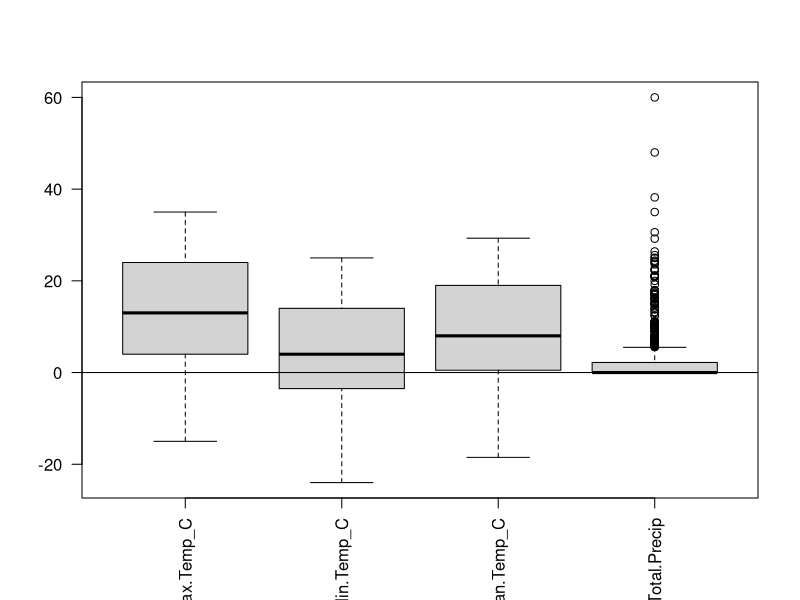

The R script that drew this image: (Note: this script raises an error after producing the figure.)
## ---- chunk 1
library(ggplot2)
library(dplyr)
library(tidyr)
library(here)
library(magrittr)
library(tidyverse)
## ---- chunk 2
options(stringsAsFactors = FALSE)
## ---- chunk 3
weather <-
  read.csv(here::here("./Meteorology/DailyData_OakvilleTwn_2018_2019.csv"),
           header=T,
           na.strings=c("","NA"))
## ---- chunk 4
weather %<>%
  dplyr::rename(.,
                "Lat" = 1,
                "Long" = 2,
                "Max.Temp_C" = 10,
                "Min.Temp_C" = 12,
                "Mean.Temp_C" = 14,
                "Total.Precip" = 24) %>%
  dplyr::select(c(1:3, 5:8, 10, 12, 14, 24 ))
## ---- chunk 5
boxplot(weather[,8:11], las=2)
lines(c(0,15), c(0,0))
## ---- chunk 6
sum(is.na(weather$Max.Temp_C)) # 1 day: 6/18/2018
sum(is.na(weather$Min.Temp_C)) # 1 day: 6/18/2018
sum(is.na(weather$Mean.Temp_C)) # 2 days: 6/18/2018 & 6/19/2018
sum(is.na(weather$Total.Precip)) # 1 day: 6/18/2018

# Since there's only 2 days without full data, remove those days from dataset
weather %<>%
  filter(is.na(weather$Mean.Temp_C) == F)

## ---- chunk 7
monthly_data <- weather %>% 
  group_by(Year, Month) %>% # group by the month column
  summarise(n=n(), 
            total_precip=sum(Total.Precip), 
            mean_temp=mean(Mean.Temp_C),
            mean_max_temp = mean(Max.Temp_C),
            mean_min_temp = mean(Min.Temp_C)) %T>%
  print(head())
## ---- chunk 8

weather %<>%
  mutate(Quarter = case_when(Year == 2018 & Month < 4 ~ 1, 
                             Year == 2018 & Month < 7 ~ 2,
                             Year == 2018 & Month < 10 ~ 3,
                             Year == 2018 & Month < 13 ~ 4,
                             Year == 2019 & Month < 4 ~ 5, 
                             Year == 2019 & Month < 7 ~ 6,
                             Year == 2019 & Month < 10 ~ 7,
                             Year == 2019 & Month < 13 ~ 8) )

quarterly_data <- weather %>% 
  group_by(Quarter) %>% # group by the quarter column
  summarise(n=n(), 
            total_precip=sum(Total.Precip), 
            mean_temp=mean(Mean.Temp_C),
            mean_max_temp = mean(Max.Temp_C),
            mean_min_temp = mean(Min.Temp_C)) %T>%
  print(head())
## ---- chunk 9
matrix(monthly_data$n, 12, byrow=TRUE, dimnames=list(paste(c(2008:2019),c(2009:2020), sep="-"), c(10:12,1:9)))
## ---- chunk 10
matrix(monthly_data$n - monthly_data$n.incomplete, 12, byrow=TRUE,
       dimnames=list(paste(c(2008:2019),c(2009:2020), sep="-"), c(10:12,1:9)))
## ---- chunk 11
Start <- paste0(c(2008:2019), "1001")
End <- paste0(c(2009:2020), "1001")

Days <- sapply(c(1:length(Start)), function(i) interval(Start[i], End[i]) %/% days(1))
## ---- chunk 12
Coverage <- data.frame(n=apply(matrix(monthly_data$n, 12, byrow=TRUE, dimnames=list(paste(c(2008:2019),c(2009:2020), sep="-"), c(10:12,1:9))), 1, sum),
           n.complete=apply(matrix(monthly_data$n - monthly_data$n.incomplete, 12, byrow=TRUE,
       dimnames=list(paste(c(2008:2019),c(2009:2020), sep="-"), c(10:12,1:9))), 1, sum))
Coverage$prop.records <- Coverage$n / Days
Coverage$prop.complete <- Coverage$n.complete / Days
round(Coverage, 3) 
## ---- chunk 13
tmp <- quarterly_data %>% filter(quarter < "2017 Q4") %>% group_by(quarter_noYear) %>% summarize(mean_precip=mean(total_precip))
tmp <- tmp[c(4,1,2,3),]
Precipitation <- data.frame(
  rep(tmp$quarter_noYear, 2),
  unlist(rep(tmp[,2], 2)),
  quarterly_data %>% filter(quarter > "2011 Q3", quarter < "2013 Q4") %>% select(total_precip),
  quarterly_data %>% filter(quarter > "2013 Q3", quarter < "2015 Q4") %>% select(total_precip),
  quarterly_data %>% filter(quarter > "2015 Q3", quarter < "2017 Q4") %>% select(total_precip))

names(Precipitation) <- c("Quarter", "2008-2017","2011-2013","2013-2015", "2015-2017")
Precipitation$Season <- paste(c("Fall", "Winter", "Spring", "Summer"), rep(1:2, each=4), sep=" ")
## ---- chunk 14
ts.plot(Precipitation[,-c(1,3)], ylim=c(0,1750), col=c(1,2,4), lwd=c(3,1,1))
## ---- chunk 15
library(dplyr)

Precipitation_long <- gather(Precipitation, key = "Period", value = "Precipitation",
        '2008-2017', '2013-2015', '2015-2017')
Precipitation_long$Season <- factor(Precipitation_long$Season, levels=paste(c("Fall", "Winter", "Spring", "Summer"), rep(1:2, each=4), sep=" "))

P.plot <- Precipitation_long %>%
  ggplot(aes(fill=Period, x = Season, y = Precipitation)) +
      geom_bar(position="dodge", stat = "identity") +
      scale_fill_manual(values=c("gray", "red", "blue")) +
      ylab("Total precipitation (mm)") +
      theme_light()

P.plot
## ---- chunk 16
tmp <- quarterly_data %>% group_by(quarter_noYear) %>% summarize(mean_temp=mean(mean_temp))
tmp <- tmp[c(4,1,2,3),]
Temperature <- data.frame(
  rep(tmp$quarter_noYear, 2),
  unlist(rep(tmp[,2], 2)),
  quarterly_data %>% filter(quarter > "2011 Q3", quarter < "2013 Q4") %>% select(mean_temp),
  quarterly_data %>% filter(quarter > "2013 Q3", quarter < "2015 Q4") %>% select(mean_temp),
  quarterly_data %>% filter(quarter > "2015 Q3", quarter < "2017 Q4") %>% select(mean_temp))

names(Temperature) <- c("Quarter", "2008-2020","2011-2013","2013-2015", "2015-2017")
Temperature$Season <- paste(c("Fall", "Winter", "Spring", "Summer"), rep(1:2, each=4), sep=" ")
## ---- chunk 17
ts.plot(Temperature[,-1], ylim=c(15,25), col=c(1:4), lwd=c(3,1,1,1))
## ---- chunk 18
library(dplyr)

Temperature_long <- gather(Temperature, key = "Period", value = "Temperature",
        '2008-2020', '2013-2015', '2015-2017')
Temperature_long$Season <- factor(Temperature_long$Season, levels=paste(c("Fall", "Winter", "Spring", "Summer"), rep(1:2, each=4), sep=" "))

T.plot <- Temperature_long %>%
  ggplot(aes(fill=Period, x = Season, y = Temperature)) +
      geom_bar(position="dodge", stat = "identity") +
      scale_fill_manual(values=c("gray", "red", "blue")) +
      ylab("Mean temperature (C)") +
      theme_light()

T.plot
## ---- chunk 19
Relative <- data.frame(Season=c(Temperature$Season, "Total"), 
                  P_2013_2015=c(Precipitation[,4]/Precipitation[,2], 
                                sum(Precipitation[,4]) / sum(Precipitation[,2])),
                  P_2015_2017=c(Precipitation[,5]/Precipitation[,2], 
                                sum(Precipitation[,5]) / sum(Precipitation[,2])),
                  T_2013_2015=c(Temperature[,4]/Temperature[,2], 
                                mean(Temperature[,4]) / mean(Temperature[,2])),
                  T_2015_2017=c(Temperature[,5]/Temperature[,2], 
                                mean(Temperature[,5]) / mean(Temperature[,2])))

                  
names(Relative) <- c("Season", "Prec (2013-2015)", "Prec (2015-2017)", "Temp (2013-2015)", "Temp (2015-2017)")

for(i in 2:5) {Relative[,i] = round(Relative[,i],3)}

Relative
## ---- chunk 20
write.table(Relative, "Relative.txt", sep="\t", row.names=FALSE)
## ---- chunk 21
pdf(paste0(here::here(), "/Temperature.pdf"), width=8, height=4)
T.plot
dev.off()

pdf(paste0(here::here(), "/Precipitation.pdf"), width=8, height=4)
P.plot
dev.off()
